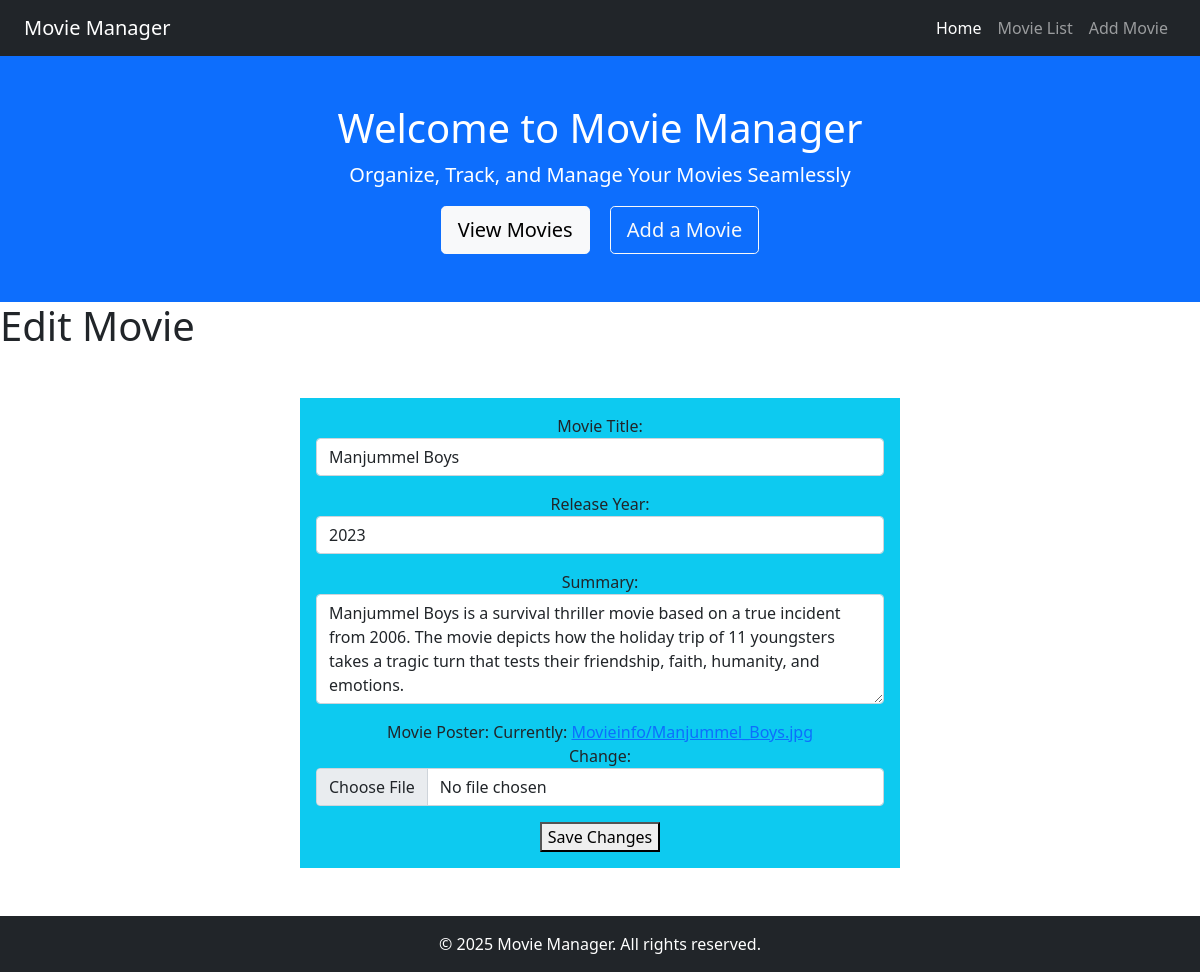
The page /edit/5/ on the database its author committed.
### movies/models.py (models this page shows, shortened)
class Movieinfo(models.Model):
    title = models.CharField(max_length=250)
    year = models.IntegerField(null=True)
    summary = models.TextField()
    img=models.ImageField(upload_to='Movieinfo')

### movies/views.py (the view)
# urls.py: path('edit/<int:movie_id>/', views.edit, name='edit'),
def edit(request, movie_id):
    movie = get_object_or_404(Movieinfo, id=movie_id)
    if request.method == 'POST':
        form = MovieForm(request.POST, request.FILES, instance=movie)
        if form.is_valid():
            form.save()
            return redirect('movie_list')  # Redirect to movie list view
    else:
        form = MovieForm(instance=movie)
    return render(request, 'edit.html', {'form': form})

### movies/forms.py
class MovieForm(forms.ModelForm):
    class Meta:
        model = Movieinfo
        fields = '__all__'  # Include all fields in the model
        labels = {
            'title': 'Movie Title',
            'year': 'Release Year',
            'Review': 'Movie Summary',
            'img': 'Movie Poster',
        }
        widgets = {
            'title': forms.TextInput(attrs={
                'class': 'form-control',
                'placeholder': 'Enter movie title',
            }),
            'year': forms.NumberInput(attrs={
                'class': 'form-control',
                'placeholder': 'Enter release year',
            }),
            'summary': forms.Textarea(attrs={
                'class': 'form-control',
                'rows': 4,
                'placeholder': 'Enter movie summary',
            }),
            'img': forms.ClearableFileInput(attrs={
                'class': 'form-control',
            }),
        }

### templates/edit.html (shortened to what this page needs)
{% extends 'base.html' %}
{% block content %}
<h1>Edit Movie</h1>
<div class="container w-50 text-center my-5 bg-info p-3 ">
<form method="post">
    {{ form.as_p }}
    <button type="submit">Save Changes</button>
</form>
</div>
{% endblock %}

### templates/base.html (shortened to what this page needs)
<!DOCTYPE html>
<html lang="en">
<head>
    <link href="https://cdn.jsdelivr.net/npm/bootstrap@5.3.0-alpha1/dist/css/bootstrap.min.css" rel="stylesheet">
    <link rel="stylesheet" href=" https://cdn.jsdelivr.net/npm/bootstrap@5.1.3/dist/css/bootstrap.min.css ">
    <link rel="stylesheet" href="https://use.fontawesome.com/releases/v5.2.0/css/all.css">
</head>
<body>
    <nav class="navbar navbar-expand-lg navbar-dark bg-dark">
        <div class="container-fluid">
            <a class="navbar-brand" href="#">Movie Manager</a>
            <div class="collapse navbar-collapse" id="navbarNav">
                <ul class="navbar-nav ms-auto">
                    <li class="nav-item">
                        <a class="nav-link active" href="#">Home</a>
                    </li>
                    <li class="nav-item">
                        <a class="nav-link" href="{% url 'movie_list' %}">Movie List</a>
                    </li>
                    <li class="nav-item">
                        <a class="nav-link" href="{% url 'create' %}">Add Movie</a>
                    </li>
                </ul>
            </div>
        </div>
    </nav>
    <header class="bg-primary text-white text-center py-5">
        <div class="container">
            <h1>Welcome to Movie Manager</h1>
            <p class="lead">Organize, Track, and Manage Your Movies Seamlessly</p>
            <a href="{% url 'movie_list' %}" class="btn btn-light btn-lg me-3">View Movies</a>
            <a href="{% url 'create' %}" class="btn btn-outline-light btn-lg">Add a Movie</a>
        </div>
    </header>
    {% block content%} {% endblock %}
    <footer class="bg-dark text-white text-center py-3">
        <p class="mb-0">© 2025 Movie Manager. All rights reserved.</p>
    </footer>
</body>
</html>

### rows shown on the page
Movieinfo: title "Manjummel Boys", year "2023", summary "Manjummel Boys is a survival thriller movie based on a true incident from 2006. The movie depicts how the holiday trip of 11 youngsters takes a tragic turn that tests their friendship, faith, humanity, and emotions."
